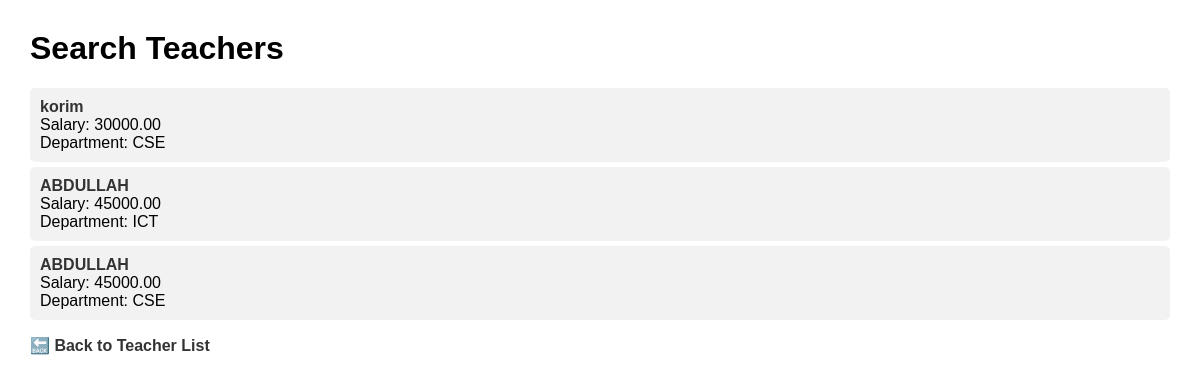
Screenshot of /task/search/ with the database file from the repository.
### app1/models/teachers_model.py (models this page shows, shortened)
class Teacher(models.Model):
    user=models.OneToOneField(User,on_delete=models.CASCADE,related_name="teacher",null=True)
    name=models.CharField(null=True,max_length=20)
    slary=models.DecimalField(max_digits=10,decimal_places=2)
    subject =models.ManyToManyField(Subject,related_name="teacher_sub")
    department=models.ForeignKey(Department,on_delete=models.CASCADE, related_name="Teachers")
    profile_image_base64 = models.TextField(null=True, blank=True)

### app1/models/departments_model.py (models this page shows, shortened)
class Department(models.Model):
    name=models.CharField(max_length=100)
    created_at = models.DateTimeField(auto_now_add=True)

### app1/views/teacher_list_view.py (the view)
# urls.py: path('search/',search_teacher,name='teacher_search'),
def search_teacher(request):
    query = request.GET.get("q")
    results = Teacher.objects.all()
    if query:
        results = results.filter(
            Q(name__icontains=query) |
            Q(department__name__icontains=query) |
            Q(subject__name__icontains=query)
        ).distinct()
    return render(request, "search_teacher.html", {"results": results, "query": query})

### templates/search_teacher.html (shortened to what this page needs)
<!DOCTYPE html>
<html lang="en">
<head>
</head>
<body>
    <h1>Search Teachers</h1>
    <ul>
        {% for teacher in results %}
            <li>
                <a href="{% url 'teacher_detail' teacher.pk %}">{{ teacher.name }}</a> <br>
                Salary: {{ teacher.slary }} <br>
                Department: {{ teacher.department.name }}
            </li>
        {% empty %}
            <p>No teachers found.</p>
        {% endfor %}
    </ul>
    <p><a href="{% url 'teacher_list' %}">🔙 Back to Teacher List</a></p>
</body>
</html>

### templates/search_teacher.html (style rules this page uses)
body { font-family: Arial, sans-serif; margin: 30px; }
ul { list-style: none; padding-left: 0; }
li { margin: 5px 0; padding: 10px; background: #f2f2f2; border-radius: 5px; }
a { text-decoration: none; font-weight: bold; color: #333; }

### rows the page displays
Teacher: name "korim", slary "30000.00", department.name "CSE"
Teacher: name "ABDULLAH", slary "45000.00", department.name "ICT"
Teacher: name "ABDULLAH", slary "45000.00", department.name "CSE"
